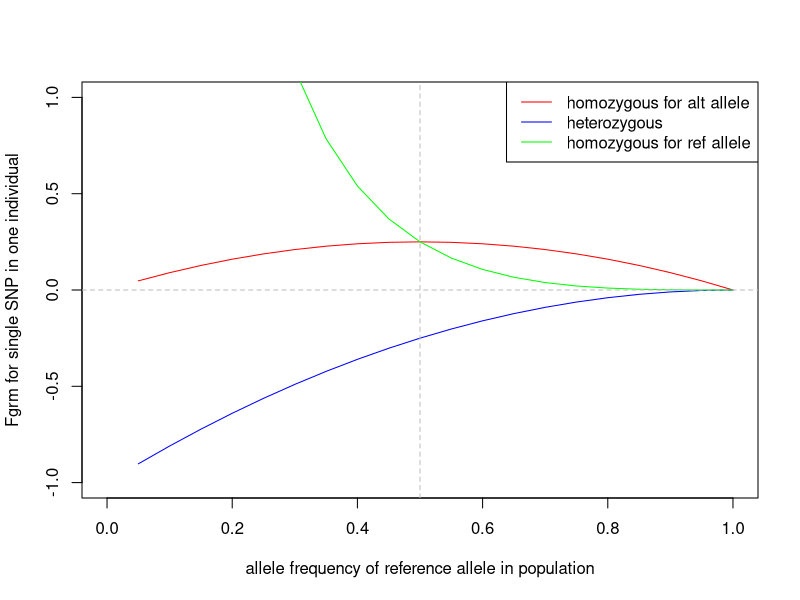

The R script that drew this image:
calcFgrm_i <- function(x, p){
	    (x^2 - (1 + 2*p)*x + 2*(p^2)) / (2*p)*(1-p)  
}


x <- vector(length = length(seq(0,1,0.05)))
j = 1
for(i in seq(0,1,0.05)){
	x[j] <- calcFgrm_i(0,i)
	j <- j + 1
}

y <- vector(length = length(seq(0,1,0.05)))
j = 1
for(i in seq(0,1,0.05)){
	y[j] <- calcFgrm_i(1,i)
	j <- j + 1
}

z <- vector(length = length(seq(0,1,0.05)))
j = 1
for(i in seq(0,1,0.05)){
	z[j] <- calcFgrm_i(2,i)
	j <- j + 1
}

plot(NULL, xlim = c(0,1), ylim = c(-1,1), xlab = "allele frequency of reference allele in population", ylab = "Fgrm for single SNP in one individual")
lines(x = seq(0,1,0.05), y = x, col = "red")
lines(x = seq(0,1,0.05), y = y, col = "blue")
lines(x = seq(0,1,0.05), y = z, col = "green")
abline(v = 0.5, col = "gray", lty = 2)
legend("topright", legend = c("homozygous for alt allele", "heterozygous", "homozygous for ref allele"), lty = 1, col = c("red", "blue", "green"))

abline(h = 0, col = "gray", lty = 2)
